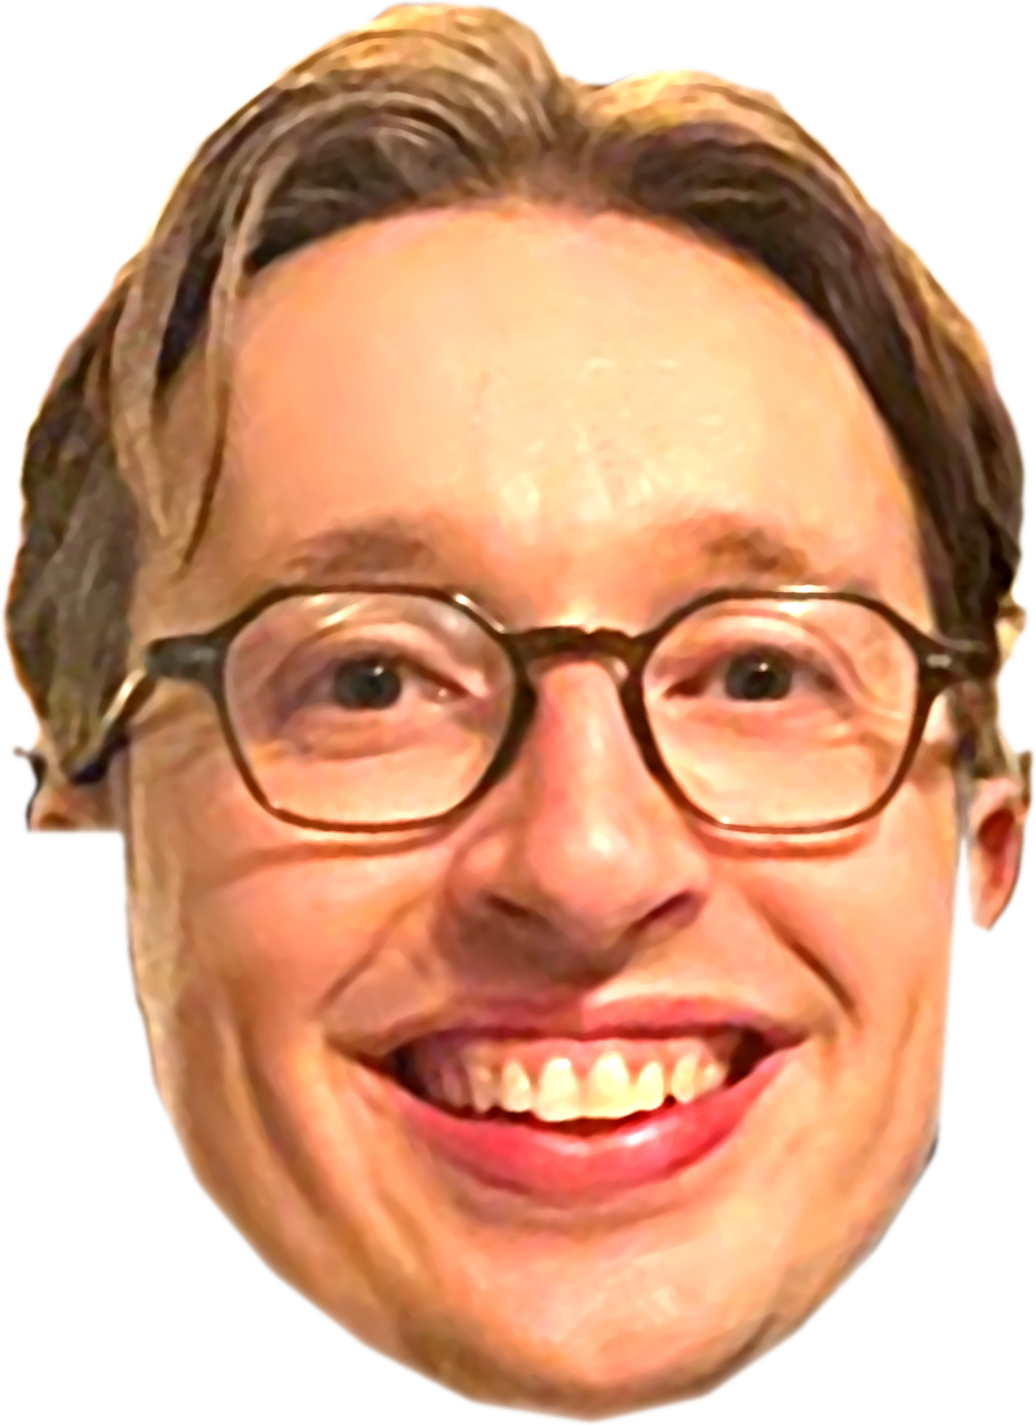

Generate this figure with Python:
"""Cuts the head out of a portrait photo and gives it a flat, drawn look.

    swift scripts/icon/cutout.swift photo.png mask.png > landmarks.json
    python scripts/icon/head.py photo.png mask.png landmarks.json

Writes scripts/icon/head.png: the head levelled by its eye line, cut off along
the jaw, on a transparent background. build.py puts it in the box. The photo
itself isn't kept in the repo.
"""
import json
import math
import os
import sys

import numpy as np
from PIL import Image, ImageDraw, ImageEnhance, ImageFilter
from scipy import ndimage

HERE = os.path.dirname(os.path.abspath(__file__))
OUT = os.path.join(HERE, 'head.png')
K = 4            # the photo is small: work at 4x so edges come out smooth
TILT = 0.0       # degrees of the photo's head tilt to keep


def main(photo, mask, landmarks):
    marks = json.load(open(landmarks))
    img = Image.open(photo).convert('RGB')
    alpha = Image.open(mask).convert('L').resize(img.size, Image.BICUBIC)
    W, H = img.size

    # Level by the eye line, turning about the middle of the face.
    (lx, ly), (rx, ry) = marks['leftPupil'][0], marks['rightPupil'][0]
    if lx > rx:
        (lx, ly), (rx, ry) = (rx, ry), (lx, ly)
    roll = math.degrees(math.atan2(ry - ly, rx - lx)) - TILT
    bx, by, bw, bh = marks['box']
    cx, cy = bx + bw / 2, by + bh / 2
    C = int(max(W, H) * 1.5)
    ox, oy = C / 2 - cx, C / 2 - cy

    def level(im, fill):
        canvas = Image.new(im.mode, (C, C), fill)
        canvas.paste(im, (round(ox), round(oy)))
        canvas = canvas.resize((C * K, C * K), Image.LANCZOS)
        return canvas.rotate(roll, resample=Image.BICUBIC, center=(C * K / 2, C * K / 2))

    def to_level(p):
        x, y = p[0] - cx, p[1] - cy
        t = math.radians(roll)
        return ((C / 2 + x * math.cos(t) + y * math.sin(t)) * K, (C / 2 - x * math.sin(t) + y * math.cos(t)) * K)

    rgb, a = level(img, (0, 0, 0)), level(alpha, 0)

    # Keep what's above the jaw: the contour, pushed out a little, closed over
    # the top of the frame with room for the ears and hair.
    jaw = [to_level(p) for p in marks['contour']]
    jaw.sort(key=lambda p: p[0])
    mid = (C * K / 2, C * K / 2)
    grown = [(mid[0] + (x - mid[0]) * 1.04, mid[1] + (y - mid[1]) * 1.04) for x, y in jaw]
    ear = 0.16 * bw * K
    left, right = grown[0], grown[-1]
    keep = Image.new('L', rgb.size, 0)
    ImageDraw.Draw(keep).polygon(
        [(left[0] - ear, 0), (left[0] - ear, left[1]), *grown, (right[0] + ear, right[1]), (right[0] + ear, 0)], fill=255)
    keep = keep.filter(ImageFilter.GaussianBlur(1.5 * K))
    a = np.asarray(a, np.float32) / 255
    # Firm up the mask's soft edge, which also drops the people behind.
    a = np.clip((a - 0.62) / 0.3, 0, 1)
    a = ndimage.gaussian_filter(a, 1.2 * K)
    a = np.clip((a - 0.5) / 0.12 + 0.5, 0, 1) * (np.asarray(keep, np.float32) / 255)
    # Only the piece the face is in.
    labels, _ = ndimage.label(a > 0.5)
    a = a * (labels == labels[int(mid[1]), int(mid[0])])
    a = np.clip(ndimage.gaussian_filter(a, 0.5 * K) * 1.0, 0, 1)

    # Flatten the photo's noise into areas of colour, and lift it a little.
    flat = rgb
    for size in (9, 7):
        flat = flat.filter(ImageFilter.MedianFilter(size))
    flat = flat.filter(ImageFilter.UnsharpMask(radius=3 * K, percent=60, threshold=2))
    flat = ImageEnhance.Color(flat).enhance(1.22)
    flat = ImageEnhance.Contrast(flat).enhance(1.08)
    flat = ImageEnhance.Brightness(flat).enhance(1.06)

    out = np.dstack([np.asarray(flat), (a * 255 + 0.5).astype(np.uint8)])
    ys, xs = np.nonzero(a > 0.02)
    out = out[ys.min():ys.max() + 1, xs.min():xs.max() + 1]
    Image.fromarray(out, 'RGBA').save(OUT)
    print(f'Wrote {OUT} ({out.shape[1]}x{out.shape[0]})')


if __name__ == '__main__':
    main(*sys.argv[1:4])
